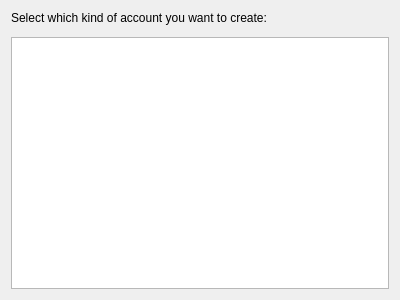
<?xml version="1.0" encoding="UTF-8"?>
<ui version="4.0">
 <class>TypePage</class>
 <widget class="QWidget" name="TypePage">
  <property name="geometry">
   <rect>
    <x>0</x>
    <y>0</y>
    <width>400</width>
    <height>300</height>
   </rect>
  </property>
  <property name="windowTitle">
   <string>Form</string>
  </property>
  <layout class="QVBoxLayout" name="verticalLayout">
   <item>
    <widget class="QLabel" name="label">
     <property name="text">
      <string>Select which kind of account you want to create:</string>
     </property>
    </widget>
   </item>
   <item>
    <widget class="KFilterProxySearchLine" name="searchLine"/>
   </item>
   <item>
    <widget class="QTreeView" name="listView">
     <property name="rootIsDecorated">
      <bool>false</bool>
     </property>
     <property name="uniformRowHeights">
      <bool>true</bool>
     </property>
     <property name="sortingEnabled">
      <bool>true</bool>
     </property>
     <property name="allColumnsShowFocus">
      <bool>true</bool>
     </property>
     <property name="headerHidden">
      <bool>true</bool>
     </property>
     <attribute name="headerShowSortIndicator" stdset="0">
      <bool>true</bool>
     </attribute>
     <attribute name="headerShowSortIndicator" stdset="0">
      <bool>true</bool>
     </attribute>
    </widget>
   </item>
  </layout>
 </widget>
 <customwidgets>
  <customwidget>
   <class>KFilterProxySearchLine</class>
   <extends>QWidget</extends>
   <header>kfilterproxysearchline.h</header>
  </customwidget>
 </customwidgets>
 <resources/>
 <connections/>
</ui>
